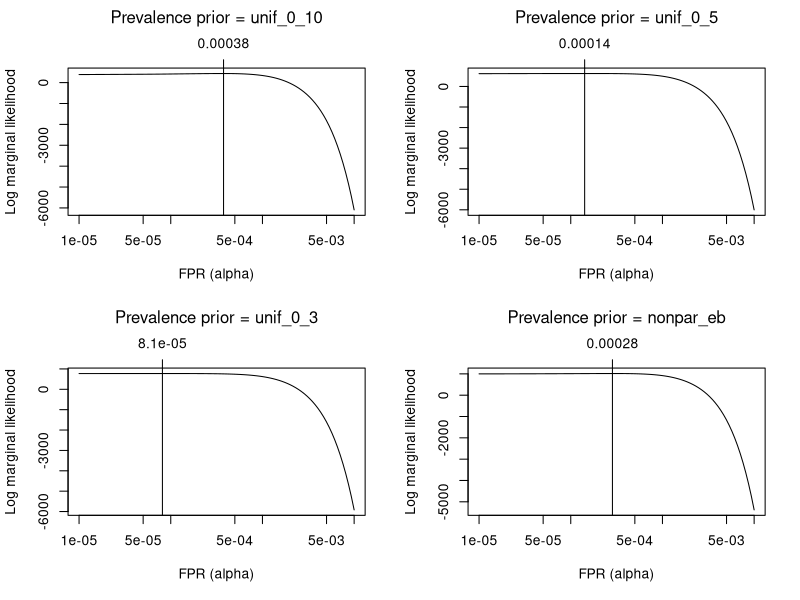

Reproduce this figure in R.
d <- read.csv("data/region.csv")
d$phat <- d$nr / d$Nr
prev_pri_list <- list(unif_0_10 = seq(0, .1, length.out = 100), 
                      unif_0_5 = seq(0, .05, length.out = 100), 
                      unif_0_3 = seq(0, .03, length.out = 100), 
                      nonpar_eb = quantile(d$phat[!is.na(d$phat)], seq(0.01, .99, by = .01)))

pdf("/mnt/c/Temp/upper_bnd_FPR_from_REACT.pdf", 12, 8)
par(mfrow = c(2, 2))
for(prinamc in names(prev_pri_list)) {
  prev_pri <- prev_pri_list[[prinamc]]
  pseq <- 10^seq(-5, -2, len = 100)
  prev <- 0
  pall <- 0
  for (prev in prev_pri) {
    pdens <- matrix(NA, nrow(d), length(pseq), dimnames = list(1:nrow(d), pseq))
    for(pc in pseq) {
      pdens[, as.character(pc)] <- dbinom(x = d$nr, size = d$Nr, prob = prev + pc, log = F)
    }  
    pall <- pall + pdens
  }
  str(pall)
  tot_log_lik <- colSums(log(pall))
  plot(pseq, tot_log_lik, log = "x", ty = "l", xlab = "FPR (alpha)", ylab = "Log marginal likelihood")
  mtext(side = 3, text = paste0("Prevalence prior = ", prinamc), line = 2.5)
  labat <- pseq[which.max(tot_log_lik)]
  abline(v = labat)
  axis(side = 3, at = labat, label = signif(pseq[which.max(tot_log_lik)], 2))
}
dev.off()